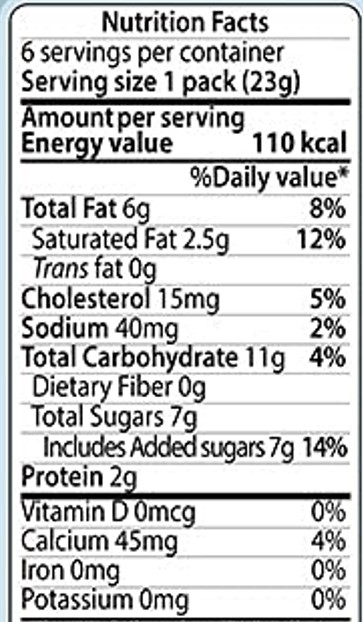
#> input picture Nutritional_Facts/nf96.jpg, 363 x 622 px, found by its file name
$ jupyter execute --allow-errors DIP_final.ipynb   (older library calls are emulated)
#> lines starting #> are read from the running program, lines starting #| are printed output that depends on the picture; after the words box and inside, x2 and y2 are one past the last pixel; in counts of white or black regions, pixels touching at a corner belong together
[cell 1]
import cv2 as cv
import numpy as np
from PIL import Image
import tempfile

[cell 2]
def set_image_dpi(file_path):       # Set image dpi for OCR engine
#> called with file_path = 'test_images/nf96.jpg'
    im = Image.open(file_path)
    length_x, width_y = im.size
#> length_x = 363; width_y = 622
    factor = min(1, float(1024.0 / length_x))
#> factor = 1
    size = int(factor * length_x), int(factor * width_y)
#> size = (363, 622)
    im_resized = im.resize(size, Image.ANTIALIAS)
    temp_file = tempfile.NamedTemporaryFile(delete=False,   suffix='.png')
    temp_filename = temp_file.name
    im_resized.save(temp_filename, dpi=(300, 300))
    return temp_filename

def image_binarisation(img):        # Use Otsu's binarisation
    blur = cv.GaussianBlur(img,(3,3),0)
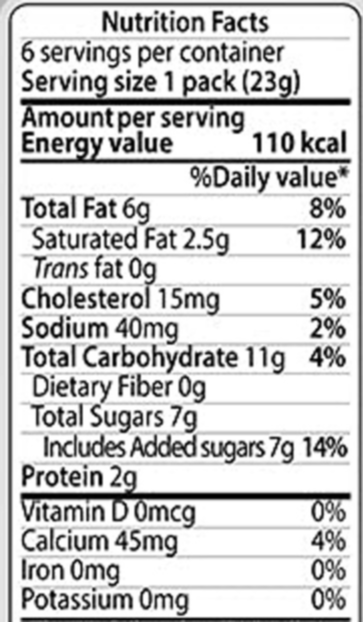
#> blur: shape (622, 363); min 0, max 255, mean 201.7
    # blur = cv.medianBlur(img,5)
    ret,th = cv.threshold(blur,0,255,cv.THRESH_BINARY+cv.THRESH_OTSU)
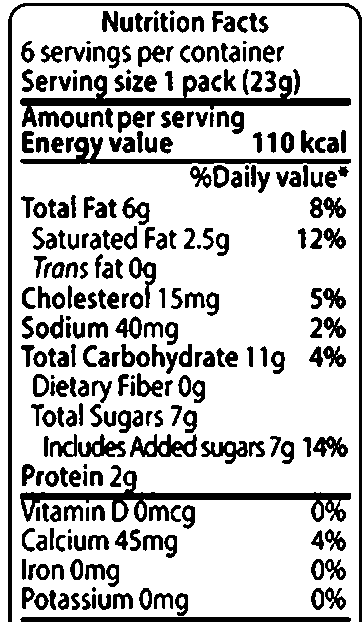
#> th: shape (622, 363); 76.4% white; 287 black regions (14 under 20 px), largest, box (x1, y1, x2, y2) and area: (8, 3, 362, 622) 5329, (20, 75, 351, 127) 3421, (20, 470, 351, 522) 3410
#> ret = 160
    return th

def image_noise_removal(img):       # Remove noise from image
    im_nr = cv.fastNlMeansDenoising(img, 30.0, 7, 21)
    return im_nr

[cell 3]
import cv2 as cv
import numpy as np
import pytesseract
from matplotlib import pyplot as plt

[cell 4]
image_path = 'test_images/nf96.jpg'
img = cv.imread(image_path,0)  # read an image
img_dpi = set_image_dpi(image_path)
imgnew = cv.imread(img_dpi,0)
img_bin = image_binarisation(imgnew)

fig = plt.figure(figsize=(10,10))
fig.add_subplot(1, 2, 1)
plt.axis("off")
plt.imshow(img)
fig.add_subplot(1, 2, 2)
plt.axis("off")
plt.imshow(img_bin,'gray')
fig.show()
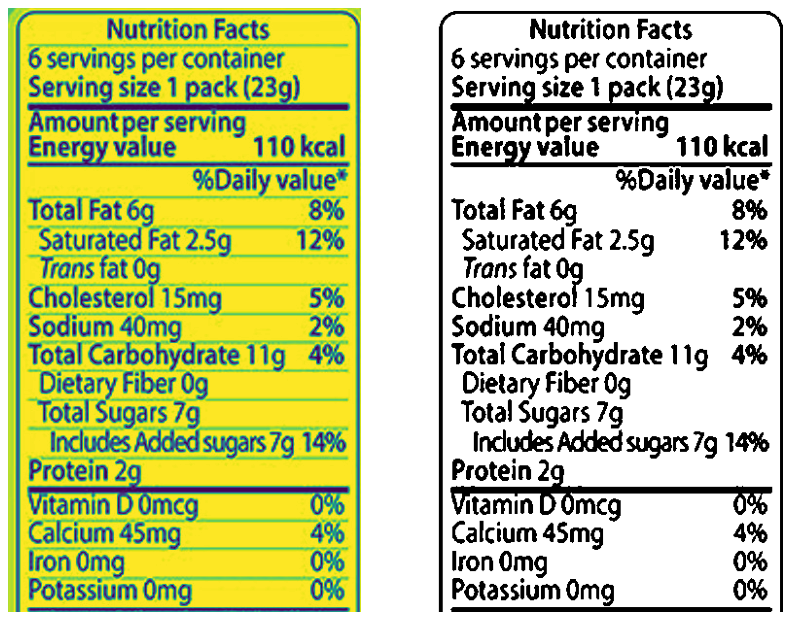
#> figure drawn by matplotlib, 2 panels

[cell 5]
oem = 1
psm = 3
config = ('-l eng --oem {oem} --psm {psm}'.format(oem=oem,psm=psm))

pytesseract.pytesseract.tesseract_cmd = 'C:\\Program Files\\Tesseract-OCR\\tesseract.exe'

#> (the rest of this cell did not finish here and is left out)

[cell 6]
with open('Extracted_Text.txt','r') as f:
#> (reads Extracted_Text.txt from the repository)
    print(f.read())

[cell 7]
import pkg_resources
import re
from symspellpy import SymSpell, Verbosity

[cell 8]
# Text parsing and nutrient data acquisition from file

with open('Extracted_Text.txt', 'r') as file :
  filedata = file.read()

# Replace the target string
filedata = filedata.replace('Og', '0g')
filedata = filedata.replace('Omg', '0mg')
filedata = filedata.replace('Omcg', '0mcg')
filedata = filedata.replace('_', '')
filedata = filedata.replace('of which', '')
filedata = filedata.replace('Of which', '')
filedata = filedata.replace('includes', '')
filedata = filedata.replace('Includes', '')

# Write the file out again
with open('Extracted_Text.txt', 'w') as file:
  file.write(filedata)

def change_to_g(text):                              # Used to change 9 to g. ex) Protein 109 ---> Protein 10g
    search_ln = re.search("\d\s|\d$", text)
    if search_ln and search_ln.group().strip() == "9":
        index = search_ln.span()[0]
        text = text[:index] +"g"+ text[index+1:]

    search_lnq = re.search("\dmq\s|\dmq$", text)
    if search_lnq:
        index = search_lnq.span()[0] +2
        text = text[:index] +"g"+ text[index+1:]
    return text

nutrientLineList = []

with open('Extracted_Text.txt', 'r') as file:
    line_list = file.readlines()
for line in line_list:
    newline = change_to_g(line)
    search_ln = re.findall(r"(((?:\w+[ ]+)+)(\d+\.*\d*[ ]*)([a-zA-Z]+))", newline)  # Find all sentences with format: Nutrient quantity unit
    try:
        nutrientLineList.append(list(search_ln[0][1:4]))
    except:
        pass

for nutrient in nutrientLineList:
    print(nutrient)

[cell 9]
# Spell Checking and Correction using SymSpell

with open('nutrient.txt') as f:
#> (reads nutrient.txt from the repository)
